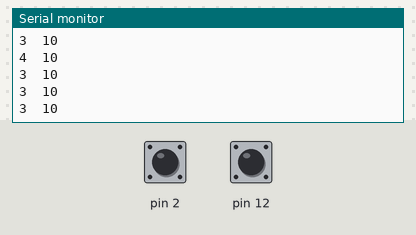
Bench run of a sketch on a simulated Arduino Uno, built with avr-gcc and run on an emulated ATmega328P. Parts: the last lines printed to the serial monitor. The test bench sets the inputs (shaded band); at power-on: pin 12 HIGH, pin 2 HIGH.

Above: at 1.2 s.
1.3 s: pin 12 driven LOW
At 2.0 s:
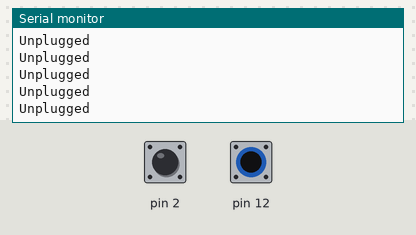
6.2 s: pin 12 pulsed HIGH 5 times (0.12 s each, 0.3 s apart)
At 7.2 s:
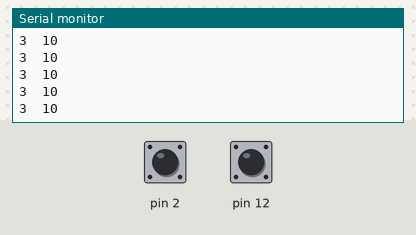
13.7 s: pin 2 pulled LOW for 1 s
17.7 s: pin 12 driven HIGH
At 18.3 s:
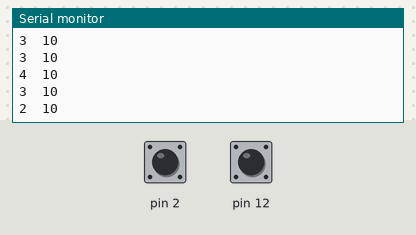
19.2 s: pin 12 driven LOW
At 19.7 s:
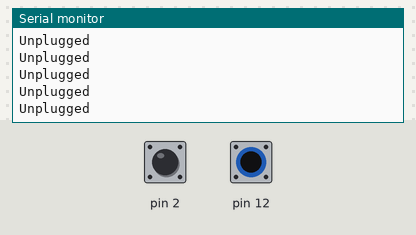
Timing chart, 0 to 22.2 s (numbered marks = the images above; inputs shaded):
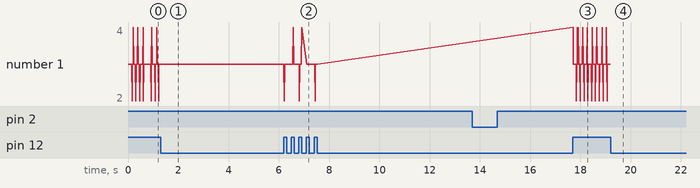

Measured:
- after the input at 1.3 s, the serial monitor: prints a new line at once (image 1)
- after the input at 6.2 s, the serial monitor: prints a new line at once (image 2)
- after the input at 17.7 s, the serial monitor: prints a new line at once (image 3)

The sketch:

Capacitive.ino
```cpp
#include <CapacitiveSensor.h>

/*
 * CapitiveSense Library Demo Sketch
 * Paul Badger 2008
 * Uses a high value resistor e.g. 10M between send pin and receive pin
 * Resistor effects sensitivity, experiment with values, 50K - 50M. Larger resistor values yield larger sensor values.
 * Receive pin is the sensor pin - try different amounts of foil/metal on this pin
 */


CapacitiveSensor   cs_4_2 = CapacitiveSensor(4,2);        // 10M resistor between pins 4 & 2, pin 2 is sensor pin, add a wire and or foil if desired

void setup()
{
   cs_4_2.set_CS_AutocaL_Millis(0xFFFFFFFF);     // turn off autocalibrate on channel 1 - just as an example
   Serial.begin(9600);
   pinMode(12,INPUT);
}

void loop()
{
    long start = millis();
    long total1 =  cs_4_2.capacitiveSensor(30);

    bool plugged = digitalRead(12);
    if(!plugged)
    {
      Serial.println("Unplugged");
    }else
    {
      Serial.print(millis() - start);        // check on performance in milliseconds
      Serial.print("\t");                    // tab character for debug windown spacing

      Serial.print(total1);                  // print sensor output 1

      Serial.println("");
    }

    delay(10);                             // arbitrary delay to limit data to serial port
}
```
